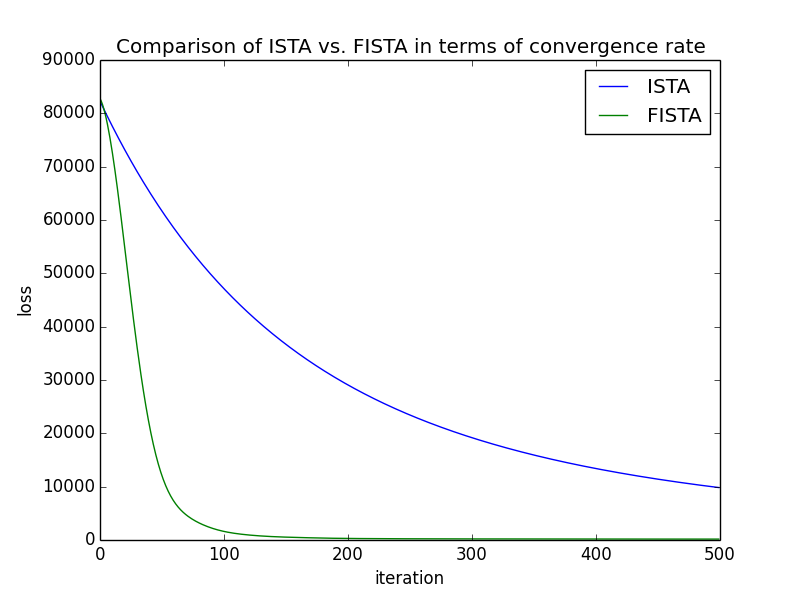

Python code for this plot:

from numpy import linalg
import numpy as np
import matplotlib.pyplot as pl
import math


def soft_thresh(x, l):
    return np.sign(x) * np.maximum(np.abs(x) - l, 0.)

def fista(X, y, l, maxit):
    list_loss = []
    beta = np.zeros(X.shape[1])
    alpha = np.zeros(X.shape[1])
    t = 0
    L = linalg.norm(X) ** 2
    for _ in range(maxit):
        beta_old = beta.copy()
        alpha_old = alpha.copy()
        t_old = t

        temp = beta_old - X.T.dot(X.dot(beta_old) - y)/L
        alpha = soft_thresh(temp, l/L)
        t = (1. + math.sqrt(1 + 4 * t_old * t_old))/2.
        sigma = (1-t_old)/t
        beta = (1 - sigma) * alpha + sigma * alpha_old

        loss = 0.5 * linalg.norm(X.dot(beta) - y) ** 2 + l * linalg.norm(beta, 1)
        list_loss.append(loss)
    return beta, list_loss


def ista(X, y, l, maxit):
    list_lost = []
    beta = np.zeros(X.shape[1])
    z = np.zeros(X.shape[1])
    L = linalg.norm(X) ** 2
    for _ in range(maxit):
        z = beta - np.dot(X.T, X.dot(beta) - y) / L
        beta = soft_thresh(z, l/L)
        loss = 0.5 * linalg.norm(X.dot(beta) - y) ** 2 + l * linalg.norm(beta, 1)
        list_lost.append(loss)
        print(loss)
    return beta, list_lost


def main():
    m,n = 500, 1000
    rng = np.random.RandomState(42)
    X = rng.randn(m , n)
    beta0 = rng.rand(n)
    y = np.dot(X, beta0)
    beta0[beta0 < 0.9] = 0
    print(beta0)
    l = 0.5 # regu. param

    maxit = 500
    beta_ista, list_loss_ista = ista(X, y, l, maxit)
    beta_fista, list_loss_fista = fista(X, y, l, maxit)

    pl.figure()
    niters = range(maxit)

    pl.plot(niters, list_loss_ista, label = 'ista')
    pl.plot(niters, list_loss_fista, label='fista')
    pl.legend(['ISTA', 'FISTA'], loc = 'upper right')
    pl.xlabel("iteration")
    pl.ylabel("loss")
    pl.title('Comparison of ISTA vs. FISTA in terms of convergence rate')
    pl.savefig('lasso')
    pl.show()






if __name__ == "__main__":
    main()


